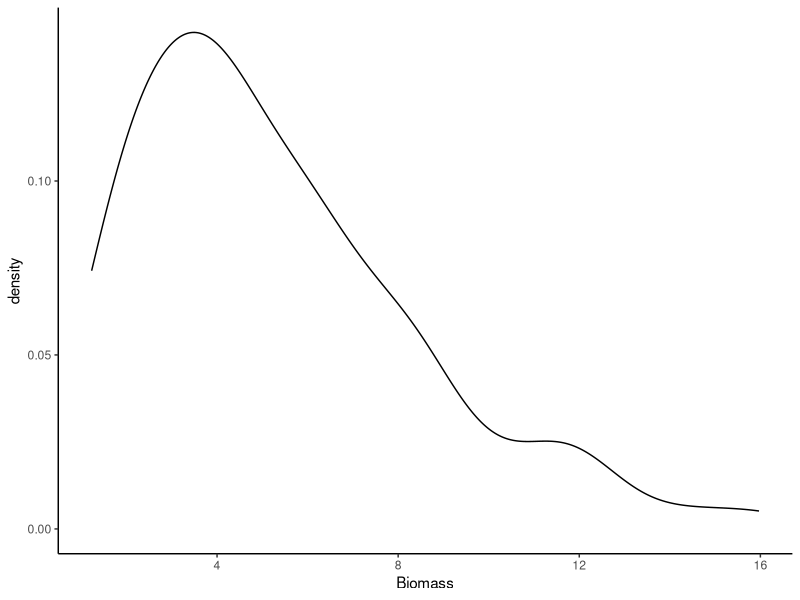
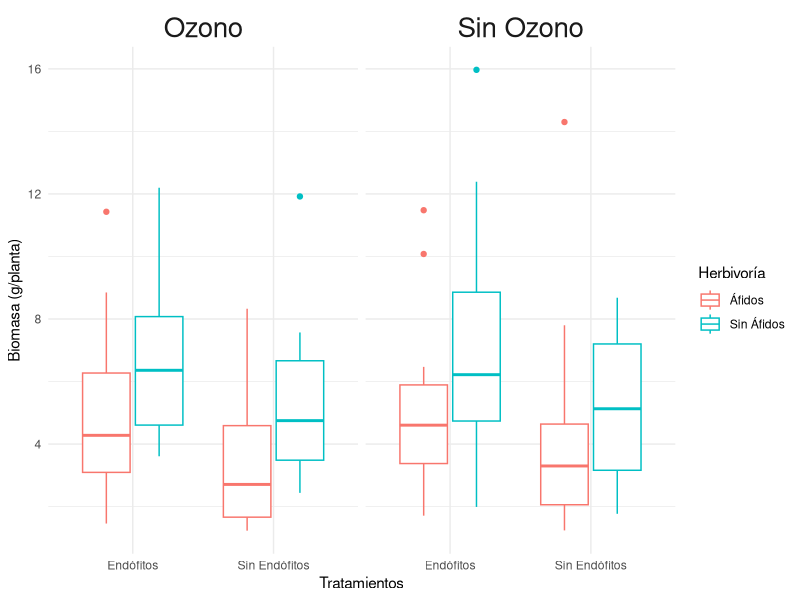

R code for these plots, in order:
## ---- chunk 1
#Tabla

variables <- data.frame(
  "Variable" = c("Respuesta", "Efecto", "Efecto", "Efecto", "Efecto"), 
  "Nombre" = c("Biomasa", "Año", "Ozono", "Endófitos", "Áfidos"), 
  "Escala" = c("(g/planta)", "NA", "(presencia/ausencia)", "(presencia/ausencia)", "(presencia/ausencia)"),
  "Tipo" = c("Continua", "Categórica", "Categórica Binaria", "Categórica Binaria", "Categórica Binaria"))

knitr::kable(variables)
## ---- chunk 2
library(tidyverse)
db1 <- read.delim("L_multiflorum.csv", sep = ",")
db1 <- subset(db1, select= -Tiller)
str(db1)
db1[,3:5] <- lapply(db1[,3:5], factor)
str(db1)

## ---- chunk 3
db <- db1 %>% 
  mutate(Ozono = if_else(Ozone == 1, "Ozono", "Sin Ozono"),
         Endófitos= if_else(Endophyte == 1, "Endófitos", "Sin Endófitos"),
         Herbivoría= if_else(Aphid == 1, "Áfidos", "Sin Áfidos"))

individuos <- db %>% 
  group_by(Ozono, Endófitos, Herbivoría) %>% 
  summarise(Indviduos= n(), Media=mean(`Biomass`), SD= sd(`Biomass`))
## ---- chunk 4
knitr::kable(individuos)
## ---- chunk 5
g <- ggplot(db) + geom_density(aes(Biomass))+ theme_classic()
g
## ---- chunk 6
p<-ggplot(db, aes(x=Endófitos, y=Biomass, color=Herbivoría)) +
  geom_boxplot()+
  facet_grid(.~Ozono, scales = "free_x")+
  ylab("Biomasa (g/planta)")+
  xlab("Tratamientos")+
  theme_minimal()+
  theme(strip.text.x = element_text(size = 20))
p
